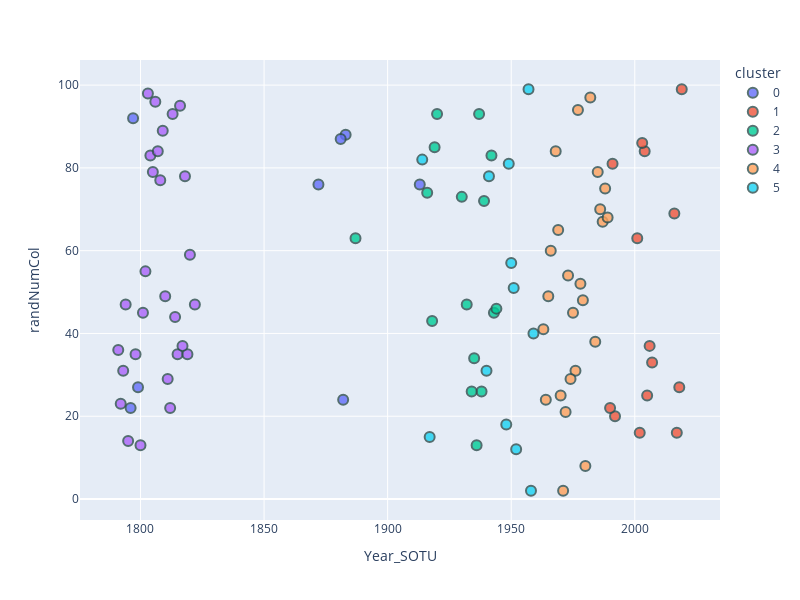

Notebook source saved alongside this figure:
### Code cell
import plotly.express as px
fig = px.scatter(kl_groups_final, x="Year_SOTU", y="randNumCol", color="cluster", hover_data=['document']
                 ,width=800, height=600)

fig.update_traces(marker=dict(size=10,
                              opacity=0.8,
                              line=dict(width=2,
                                        color='DarkSlateGrey')),
                  selector=dict(mode='markers'))
#fig.show()

### Figure 1 — Plotly figure (JSON) as saved in the notebook; plotly's stock layout.template omitted (floating-point values rounded to 4 significant figures)
{"data": [{"customdata": [["Wilson_1913.txt"], ["Adams_1799.txt"], ["Grant_1872.txt"], ["Washington_1796.txt"], ["Adams_1797.txt"], ["Arthur_1883.txt"], ["Arthur_1882.txt"], ["Arthur_1881.txt"]], "hoverlabel": {"namelength": 0}, "hovertemplate": "cluster=0<br>Year_SOTU=%{x}<br>randNumCol=%{y}<br>document=%{customdata[0]}", "legendgroup": "0", "marker": {"color": "#636efa", "line": {"color": "DarkSlateGrey", "width": 2}, "opacity": 0.8, "size": 10, "symbol": "circle"}, "mode": "markers", "name": "0", "showlegend": true, "type": "scatter", "x": ["1913", "1799", "1872", "1796", "1797", "1883", "1882", "1881"], "xaxis": "x", "y": [76, 27, 76, 22, 92, 88, 24, 87], "yaxis": "y"}, {"customdata": [["Trump_2017.txt"], ["Obama_2016.txt"], ["BushHW_1992.txt"], ["BushHW_1991.txt"], ["BushHW_1990.txt"], ["Trump_2019.txt"], ["Trump_2018.txt"], ["BushW_2005.txt"], ["BushW_2004.txt"], ["BushW_2006.txt"], ["BushW_2007.txt"], ["BushW_2003.txt"], ["BushW_2002.txt"], ["BushW_2001.txt"]], "hoverlabel": {"namelength": 0}, "hovertemplate": "cluster=1<br>Year_SOTU=%{x}<br>randNumCol=%{y}<br>document=%{customdata[0]}", "legendgroup": "1", "marker": {"color": "#EF553B", "line": {"color": "DarkSlateGrey", "width": 2}, "opacity": 0.8, "size": 10, "symbol": "circle"}, "mode": "markers", "name": "1", "showlegend": true, "type": "scatter", "x": ["2017", "2016", "1992", "1991", "1990", "2019", "2018", "2005", "2004", "2006", "2007", "2003", "2002", "2001"], "xaxis": "x", "y": [16, 69, 20, 81, 22, 99, 27, 25, 84, 37, 33, 86, 16, 63], "yaxis": "y"}, {"customdata": [["Hoover_1930.txt"], ["Hoover_1932.txt"], ["Wilson_1916.txt"], ["Roosevelt_1938.txt"], ["Roosevelt_1939.txt"], ["Cleveland_1887.txt"], ["Roosevelt_1943.txt"], ["Roosevelt_1942.txt"], ["Roosevelt_1944.txt"], ["Roosevelt_1937.txt"], ["Wilson_1920.txt"], ["Roosevelt_1936.txt"], ["Roosevelt_1934.txt"], ["Roosevelt_1935.txt"], ["Wilson_1918.txt"], ["Wilson_1919.txt"]], "hoverlabel": {"namelength": 0}, "hovertemplate": "cluster=2<br>Year_SOTU=%{x}<br>randNumCol=%{y}<br>document=%{customdata[0]}", "legendgroup": "2", "marker": {"color": "#00cc96", "line": {"color": "DarkSlateGrey", "width": 2}, "opacity": 0.8, "size": 10, "symbol": "circle"}, "mode": "markers", "name": "2", "showlegend": true, "type": "scatter", "x": ["1930", "1932", "1916", "1938", "1939", "1887", "1943", "1942", "1944", "1937", "1920", "1936", "1934", "1935", "1918", "1919"], "xaxis": "x", "y": [73, 47, 74, 26, 72, 63, 45, 83, 46, 93, 93, 13, 26, 34, 43, 85], "yaxis": "y"}, {"customdata": [["Madison_1814.txt"], ["Madison_1815.txt"], ["Madison_1816.txt"], ["Madison_1812.txt"], ["Madison_1813.txt"], ["Madison_1811.txt"], ["Jefferson_1808.txt"], ["Madison_1810.txt"], ["Monroe_1820.txt"], ["Adams_1798.txt"], ["Monroe_1822.txt"], ["Monroe_1819.txt"], ["Monroe_1818.txt"], ["Washington_1791.txt"], ["Adams_1800.txt"], ["Washington_1793.txt"], ["Washington_1792.txt"], ["Monroe_1817.txt"], ["Washington_1795.txt"], ["Washington_1794.txt"], ["Madison_1809.txt"], ["Jefferson_1805.txt"], ["Jefferson_1804.txt"], ["Jefferson_1806.txt"], ["Jefferson_1807.txt"], ["Jefferson_1803.txt"], ["Jefferson_1802.txt"], ["Jefferson_1801.txt"]], "hoverlabel": {"namelength": 0}, "hovertemplate": "cluster=3<br>Year_SOTU=%{x}<br>randNumCol=%{y}<br>document=%{customdata[0]}", "legendgroup": "3", "marker": {"color": "#ab63fa", "line": {"color": "DarkSlateGrey", "width": 2}, "opacity": 0.8, "size": 10, "symbol": "circle"}, "mode": "markers", "name": "3", "showlegend": true, "type": "scatter", "x": ["1814", "1815", "1816", "1812", "1813", "1811", "1808", "1810", "1820", "1798", "1822", "1819", "1818", "1791", "1800", "1793", "1792", "1817", "1795", "1794", "1809", "1805", "1804", "1806", "1807", "1803", "1802", "1801"], "xaxis": "x", "y": [44, 35, 95, 22, 93, 29, 77, 49, 59, 35, 47, 35, 78, 36, 13, 31, 23, 37, 14, 47, 89, 79, 83, 96, 84, 98, 55, 45], "yaxis": "y"}, {"customdata": [["Reagan_1982.txt"], ["Johnson_1969.txt"], ["Johnson_1968.txt"], ["Reagan_1984.txt"], ["Reagan_1985.txt"], ["Reagan_1987.txt"], ["Kennedy_1963.txt"], ["Reagan_1986.txt"], ["BushHW_1989.txt"], ["Ford_1976.txt"], ["Ford_1977.txt"], ["Ford_1975.txt"], ["Nixon_1972.txt"], ["Nixon_1973.txt"], ["Reagan_1988.txt"], ["Nixon_1971.txt"], ["Nixon_1970.txt"], ["Carter_1980.txt"], ["Johnson_1966.txt"], ["Nixon_1974.txt"], ["Carter_1978.txt"], ["Johnson_1965.txt"], ["Johnson_1964.txt"], ["Carter_1979.txt"]], "hoverlabel": {"namelength": 0}, "hovertemplate": "cluster=4<br>Year_SOTU=%{x}<br>randNumCol=%{y}<br>document=%{customdata[0]}", "legendgroup": "4", "marker": {"color": "#FFA15A", "line": {"color": "DarkSlateGrey", "width": 2}, "opacity": 0.8, "size": 10, "symbol": "circle"}, "mode": "markers", "name": "4", "showlegend": true, "type": "scatter", "x": ["1982", "1969", "1968", "1984", "1985", "1987", "1963", "1986", "1989", "1976", "1977", "1975", "1972", "1973", "1988", "1971", "1970", "1980", "1966", "1974", "1978", "1965", "1964", "1979"], "xaxis": "x", "y": [97, 65, 84, 38, 79, 67, 41, 70, 68, 31, 94, 45, 21, 54, 75, 2, 25, 8, 60, 29, 52, 49, 24, 48], "yaxis": "y"}, {"customdata": [["Wilson_1914.txt"], ["Wilson_1917.txt"], ["Truman_1949.txt"], ["Truman_1948.txt"], ["Eisenhower_1959.txt"], ["Eisenhower_1958.txt"], ["Roosevelt_1940.txt"], ["Roosevelt_1941.txt"], ["Eisenhower_1957.txt"], ["Truman_1952.txt"], ["Truman_1951.txt"], ["Truman_1950.txt"]], "hoverlabel": {"namelength": 0}, "hovertemplate": "cluster=5<br>Year_SOTU=%{x}<br>randNumCol=%{y}<br>document=%{customdata[0]}", "legendgroup": "5", "marker": {"color": "#19d3f3", "line": {"color": "DarkSlateGrey", "width": 2}, "opacity": 0.8, "size": 10, "symbol": "circle"}, "mode": "markers", "name": "5", "showlegend": true, "type": "scatter", "x": ["1914", "1917", "1949", "1948", "1959", "1958", "1940", "1941", "1957", "1952", "1951", "1950"], "xaxis": "x", "y": [82, 15, 81, 18, 40, 2, 31, 78, 99, 12, 51, 57], "yaxis": "y"}], "layout": {"height": 600, "legend": {"title": {"text": "cluster"}, "tracegroupgap": 0}, "margin": {"t": 60}, "width": 800, "xaxis": {"anchor": "y", "domain": [0, 1], "title": {"text": "Year_SOTU"}}, "yaxis": {"anchor": "x", "domain": [0, 1], "title": {"text": "randNumCol"}}}}
